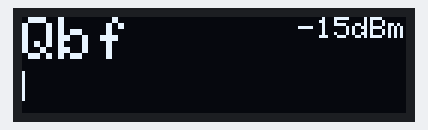
Recording of a sketch running on a simulated ESP32. Shown: 128×32 one-colour display. What the sketch prints to the serial monitor is not drawn.

Above: at 2.1 s.
At 6.7 s:
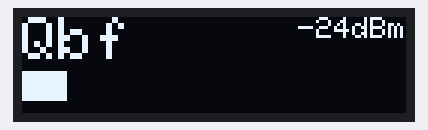
At 11.3 s:
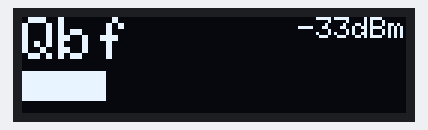
At 20.6 s:
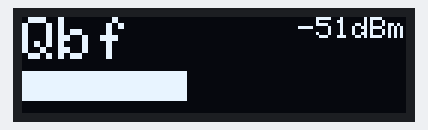
At 29.8 s:
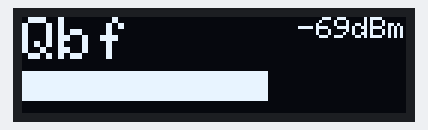
At 39.5 s:
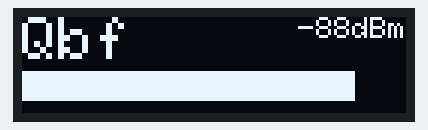

The sketch:

ssd1306_hello.ino
```cpp
#include <Adafruit_GFX.h>
#include <Adafruit_SSD1306.h>

#define SCREEN_WIDTH 128 // OLED display width, in pixels
#define SCREEN_HEIGHT 32 // OLED display height, in pixels

// Declaration for an SSD1306 display connected to I2C (SDA, SCL pins)
#define OLED_RESET     -1 // Reset pin # (or -1 if sharing Arduino reset pin)
#define SSD1306_I2C_ADDRESS 0x3C
Adafruit_SSD1306 display(SCREEN_WIDTH, SCREEN_HEIGHT, &Wire, OLED_RESET);


void setup() {
  Wire.begin(0, 2);
  Serial.begin(9600);
  delay (2000);
  // SSD1306_SWITCHCAPVCC = generate display voltage from 3.3V internally
  if (!display.begin(SSD1306_SWITCHCAPVCC, SSD1306_I2C_ADDRESS, false)) {
    Serial.println("SSD1306 allocation failed");
  }
  else
  {
    Serial.println(F("SSD1306 allocation OK"));
  }
}
int i = 15;
float pc = 0;

void loop() {
  char buffer[3];
  buffer[2] = '\0';
  itoa(i++, buffer, 10);
  display.clearDisplay();
  display.setTextSize(2);
  display.setTextColor(WHITE);
  display.setCursor(0, 0);
  display.println("Qbf");
  display.setCursor(92, 0);
  display.setTextSize(1);

  display.print("-");
  display.print(buffer);
  display.print("dBm");
  pc += 100.0 / 85.0 * 1.28;
  Serial.println((int)pc);
  display.fillRect(0, 18, (int)pc, 10, WHITE);

  display.display();
  if (i == 100) {
    i = 15;
    pc = 0;
  }

  delay (500);

}
```

Measured:
- what the display in image 0 shows lasts 0.6 s, from 2.0 s to 2.6 s
